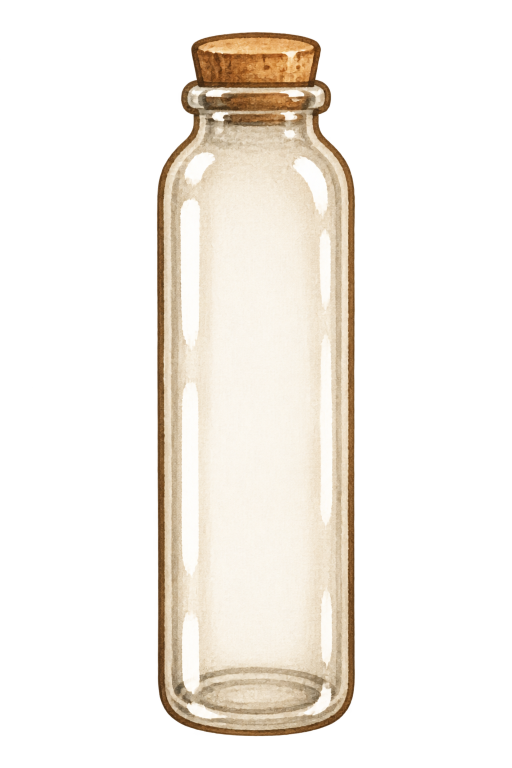
#> input picture art/source/jar.png, 1024 x 1536 px (shown at 1/2 size)
$ python build-assets.py
#> lines starting #> are read from the running program, lines starting #| are printed output that depends on the picture; after the words box and inside, x2 and y2 are one past the last pixel; in counts of white or black regions, pixels touching at a corner belong together
### scripts/cloud_palette.py
"""Color the default kitchen materials, never the food art or nutrient tints."""

from PIL import Image, ImageChops, ImageOps


RAMPS = {
    # The middle stops are sampled at 50% luminance in the source painting.
    "cabinet": ("#353955", "#91a8d6", "#e4e8ff"),
    "boards": ("#575374", "#adacd4", "#efe3f2"),
    "leaves": ("#34495a", "#85aaac", "#d9e7db"),
    "glass": ("#413e59", "#aeb3cd", "#fffdfb"),
    "paper": ("#574560", "#c6b5d8", "#fffaff"),
    "blue": ("#3b425f", "#95a9d3", "#eff3ff"),
    "blush": ("#60435f", "#d6accc", "#ffedf7"),
    "ink": ("#2e304b", "#545e8e", "#c2cceb"),
}

GROUPS = {
    "cabinet": "shelf/cabinet",
    "boards": "kitchen/wainscot",
    "leaves": "kitchen/ivy kitchen/plant kitchen/sprig",
    "glass": "jars/glass-back jars/glass-front book/ring",
    "paper": "book/page book/tab-open book/search plate/calendar ui/card",
    "blue": "book/portion book/check plate/empty plate/quantity jars/label ui/round-cream",
    "blush": ("book/tab book/side-tab book/portion-edit book/clear kitchen/crock jars/badge "
              "plate/pill plate/pill-custom plate/remove"),
    "ink": "book/thumb book/tab-active book/check-on book/divider plate/pill-dish ui/button-sage ui/round-sage",
}
MATERIALS = {key: ramp for ramp, keys in GROUPS.items() for key in keys.split()}

def monochrome_paint(image, key):
    value = image.convert("L")
    material = MATERIALS.get(key)
    if key == "kitchen/wall":
        value = value.point(lambda v: 247 + v // 32)
    elif material == "boards":
        value = value.point(lambda v: 172 + v // 3)
    elif material == "cabinet":
        value = ImageOps.colorize(value, "#353535", "#ffffff", "#dddddd").convert("L")
    elif material == "ink":
        value = ImageOps.colorize(value, "#101010", "#a8a8a8", "#363636").convert("L")
    elif material not in ("leaves", "glass") and not key.startswith("categories/"):
        value = ImageOps.colorize(value, "#252525", "#ffffff", "#cecece").convert("L")
    result = value.convert("RGB")
    if "A" in image.getbands():
        result.putalpha(image.getchannel("A"))
    return result


def cloud_paint(image, key):
    """Return a graded export. The source's brushwork and alpha stay intact."""
    if key == "kitchen/wall":
        # Keep the plaster's light and shade on a vertical twilight wash.
        wash = ImageOps.colorize(
            Image.linear_gradient("L"), "#92acd9", "#e5bbd6", "#cdc2df"
        ).resize(image.size)
        light = image.convert("L").point(lambda v: (v - 195) * 1.7 + 128)
        return ImageChops.add(wash, light.convert("RGB"), offset=-128)
    if key not in MATERIALS:
        return image
    dark, mid, light = RAMPS[MATERIALS[key]]
    painted = ImageOps.colorize(image.convert("L"), dark, light, mid)
    if key.startswith("jars/glass-"):
        # A hint of natural cork keeps the jars distinct from the painted shelf.
        band = (0, 0, image.width, round(image.height * 0.083))
        cork = Image.blend(painted.crop(band), image.convert("RGB").crop(band), 0.45)
        painted.paste(cork, band)
    if "A" in image.getbands():
        painted.putalpha(image.getchannel("A"))
    return painted

### scripts/build-assets.py
"""Turn painted source art (art/source) into layered web assets (src/assets).

Run: python3 scripts/build-assets.py   (needs Pillow: python3 -m pip install --user pillow)

Replace any file in art/source with your own painting at a similar
composition and rerun; the jar geometry manifest is re-measured each time.
"""

import json
from pathlib import Path

from PIL import Image, ImageChops, ImageDraw, ImageFilter, ImageFont
from cloud_palette import MATERIALS, cloud_paint, monochrome_paint

_save = Image.Image.save


def _atomic_save(self, fp, format=None, **params):
    """Write to a temp file and rename, so a running dev server never serves a
    half-written image (the browser caches the failed decode until reload)."""
    if not isinstance(fp, (str, Path)):
        return _save(self, fp, format, **params)
    path = Path(fp)
    if path.is_relative_to(OUT):
        relative = path.relative_to(OUT)
        key = relative.with_suffix("").as_posix()
        if key in MATERIALS or key == "kitchen/wall":
            save_export(self, PRESETS / "wood" / relative, format, params)
        if key in MATERIALS or key == "kitchen/wall" or key.startswith("categories/"):
            save_export(monochrome_paint(self, key), PRESETS / "mono" / relative, format, params)
        self = cloud_paint(self, key)
    save_export(self, path, format, params)


def save_export(self, path, format, params):
    path.parent.mkdir(parents=True, exist_ok=True)
    tmp = path.with_name(f".{path.stem}.tmp{path.suffix}")
    _save(self, tmp, format, **params)
    tmp.replace(path)


Image.Image.save = _atomic_save

ROOT = Path(__file__).resolve().parent.parent
SRC = ROOT / "art" / "source"
OUT = ROOT / "src" / "assets"
PRESETS = ROOT / "src" / "preset-art"
JARS = OUT / "jars"
CONTENTS = JARS / "contents"
SHELF = OUT / "shelf"
for d in (CONTENTS, SHELF):
    d.mkdir(parents=True, exist_ok=True)

JAR_H = 640  # 2x the largest on-screen jar height
TILE = 320


def trim(im, pad=4):
#> called with pad = 4
    box = im.getchannel("A").point(lambda a: 255 if a > 12 else 0).getbbox()
#> box = (313, 64, 711, 1473)
    l, t, r, b = box
#> l = 313; t = 64; r = 711; b = 1473
    return im.crop((max(0, l - pad), max(0, t - pad), min(im.width, r + pad), min(im.height, b + pad)))


# [15 lines left out: function key_magenta, not called in this run]


def color_to_alpha(im, base):
    """GIMP-style colour-to-alpha: what remains is how the glass differs from
    its own interior colour (outlines, shading, highlights)."""
    out = Image.new("RGBA", im.size)
    src, dst = im.load(), out.load()
    for y in range(im.height):
        for x in range(im.width):
            r, g, b, a = src[x, y]
            if a == 0:
                dst[x, y] = (0, 0, 0, 0)
                continue
            al = 0.0
            for c, bc in zip((r, g, b), base):
                if c > bc:
                    al = max(al, (c - bc) / (255 - bc or 1))
                elif c < bc:
                    al = max(al, (bc - c) / (bc or 1))
            if al < 0.004:
                dst[x, y] = (0, 0, 0, 0)
                continue
            col = tuple(max(0, min(255, int((c - bc) / al + bc))) for c, bc in zip((r, g, b), base))
            dst[x, y] = (*col, int(al * a))
    return out


def build_jar():
    jar = trim(Image.open(SRC / "jar.png").convert("RGBA"))
    jar = jar.resize((round(jar.width * JAR_H / jar.height), JAR_H), Image.LANCZOS)
    w, h = jar.size
#> w = 183; h = 640
    rgb = jar.convert("RGB")
    # glass interior colour: median of the body centre
    sample = rgb.crop((w * 4 // 10, h * 45 // 100, w * 6 // 10, h * 70 // 100))
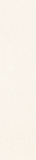
#> sample: PIL image 36x160 RGB; mean R, G, B 248.7, 243.6, 234.3
    bands = [sorted(sample.getchannel(i).getdata()) for i in range(3)]
#> bands = 3 items
    base = tuple(b[len(b) // 2] for b in bands)
#> base = (249, 244, 234)
    # interior = pixels near the base colour connected to the body centre
    diff = ImageChops.difference(rgb, Image.new("RGB", rgb.size, base)).convert("L")
    diff = diff.filter(ImageFilter.GaussianBlur(2)).point(lambda v: 255 if v < 26 else 0)
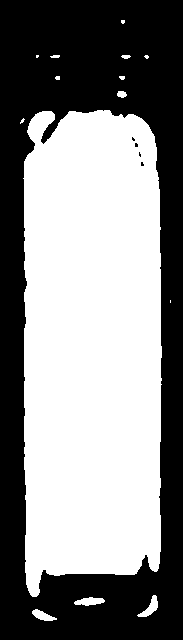
#> diff: PIL image 183x640 L; 53.4% white; 5 black regions (4 under 20 px), largest, box (x1, y1, x2, y2) and area: (0, 0, 183, 640) 54565
    flood = diff.copy()
    ImageDraw.floodfill(flood, (w // 2, h // 2), 128)
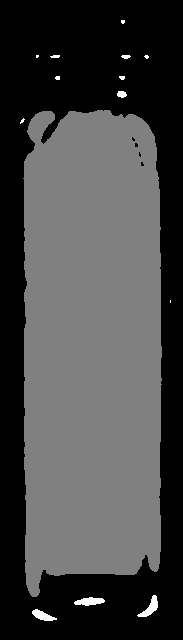
#> flood: PIL image 183x640 L; min 0, max 255, mean 69.1
    mask = flood.point(lambda v: 255 if v == 128 else 0)
#> mask: PIL image 183x640 L; 52.8% white; 5 black regions (4 under 20 px), largest, box (x1, y1, x2, y2) and area: (0, 0, 183, 640) 55298
    # close holes left by highlight streaks, then pull in from the outline
    mask = mask.filter(ImageFilter.MaxFilter(15)).filter(ImageFilter.MinFilter(15))
#> mask: PIL image 183x640 L; 53.3% white; 1 black region, box (x1, y1, x2, y2) and area: (0, 0, 183, 640) 54724
    # fill each row between its outermost interior pixels (highlights break rows)
    filled = Image.new("L", mask.size, 0)
#> filled: PIL image 183x640 L; every value is 0
    fd = ImageDraw.Draw(filled)
    for y in range(h):
        xs = [x for x, v in enumerate(mask.crop((0, y, w, y + 1)).getdata()) if v > 128]
        if xs:
            fd.line((xs[0], y, xs[-1], y), fill=255)
    mask = filled
#> mask: PIL image 183x640 L; 53.4% white; 1 black region, box (x1, y1, x2, y2) and area: (0, 0, 183, 640) 54608
    # the flood stops at the painted base ellipse; extend to the true rounded
    # bottom by insetting the bottle silhouette by the glass wall thickness
    left_wall = next(x for x in range(w) if mask.getpixel((x, h * 6 // 10)) > 128)
#> left_wall = 24
    outer_left = next(x for x in range(w) if jar.getpixel((x, h * 6 // 10))[3] > 128)
#> outer_left = 3
    wall = max(3, left_wall - outer_left)
#> wall = 21
    inner = jar.getchannel("A").point(lambda v: 255 if v > 128 else 0)
#> inner: PIL image 183x640 L; 89.3% white; 1 black region, box (x1, y1, x2, y2) and area: (0, 0, 183, 640) 12546
    inner = inner.filter(ImageFilter.MinFilter(wall * 2 + 1))
#> inner: PIL image 183x640 L; 61% white; 1 black region, box (x1, y1, x2, y2) and area: (0, 0, 183, 640) 45631
    lower = Image.new("L", mask.size, 0)
    ImageDraw.Draw(lower).rectangle((0, h // 2, w, h), fill=255)
#> lower: PIL image 183x640 L; 50% white; 1 white region, box (x1, y1, x2, y2) and area: (0, 320, 183, 640) 58560
    mask = ImageChops.lighter(mask, ImageChops.multiply(inner, lower))
#> mask: PIL image 183x640 L; 57% white; 1 black region, box (x1, y1, x2, y2) and area: (0, 0, 183, 640) 50313
    mask = mask.filter(ImageFilter.MaxFilter(5)).filter(ImageFilter.GaussianBlur(1.2))
    # measure the body: shoulder = first row reaching 92% of the widest row
    rows = [sum(1 for v in mask.crop((0, y, w, y + 1)).getdata() if v > 128) for y in range(h)]
#> rows = 640 values, max 142 at index 344, min 0 at index 0, mean 108.5
    widest = max(rows)
#> widest = 142
    body_top = next(y for y in range(h) if rows[y] >= widest * 0.92)
#> body_top = 132
    bottom = max(y for y in range(h) if rows[y] > widest * 0.5)
#> bottom = 612
    cols = [x for x in range(w) if mask.getpixel((x, (body_top + bottom) // 2)) > 128]
#> cols = 141 values from 22 to 162
    interior_top = next(y for y in range(h) if rows[y] > 0)
#> interior_top = 108
    # contents never rise into the neck: cut the mask a little above the shoulder
    cut = Image.new("L", mask.size, 0)
    ImageDraw.Draw(cut).rectangle((0, body_top - 18, w, h), fill=255)
#> cut: PIL image 183x640 L; 82.2% white; 1 black region, box (x1, y1, x2, y2) and area: (0, 0, 183, 114) 20862
    mask = ImageChops.multiply(mask, cut.filter(ImageFilter.GaussianBlur(6)))
    jar.save(JARS / "glass-back.png", optimize=True)
    front = color_to_alpha(jar, base)
#> in color_to_alpha, `out = Image.new("RGBA", im.size)`: out: PIL image 183x640 RGBA; every value is 0
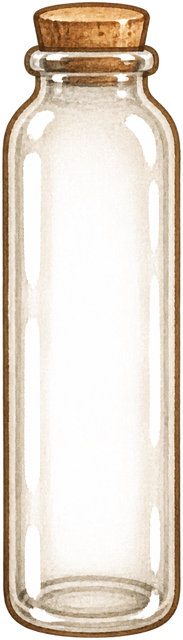
#> front: PIL image 183x640 RGBA; mean R, G, B, A 139.1, 91, 45.2, 61.7; transparent parts drawn white
    front.save(JARS / "glass-front.png", optimize=True)
#> call 2 of monochrome_paint, with key = 'jars/glass-front'
#> in monochrome_paint (call 2), `value = image.convert("L")`:
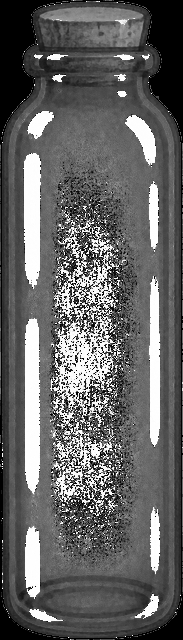
#> value: PIL image 183x640 L; min 0, max 255, mean 100.1
#> call 2 of cloud_paint, with key = 'jars/glass-front'
#> in cloud_paint (call 2), `painted.paste(cork, band)`:
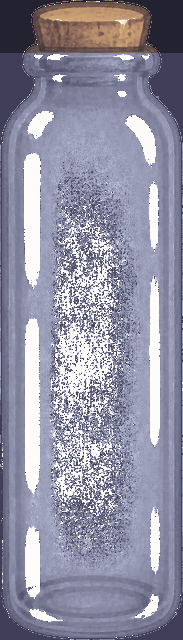
#> painted: PIL image 183x640 RGB; mean R, G, B 145.4, 144.8, 164.3
    m = Image.new("RGBA", jar.size, (0, 0, 0, 0))
    m.putalpha(mask)
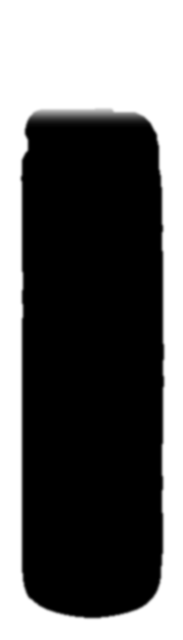
#> m: PIL image 183x640 RGBA; mean R, G, B, A 0, 0, 0, 149.9; transparent parts drawn white
    m.save(JARS / "interior-mask.png", optimize=True)
    geo = {
        "width": w,
        "height": h,
        "glassBase": "#%02x%02x%02x" % base,
        "interior": {
            "left": cols[0] / w,
            "right": cols[-1] / w,
            "neckTop": interior_top / h,
            "shoulder": body_top / h,
            "bottom": bottom / h,
        },
    }
    (JARS / "geometry.json").write_text(json.dumps(geo, indent=2) + "\n")
    return jar, front, m, geo


def build_contents():
    layout = json.loads((ROOT / "src/theme-layout-contents-v1.json").read_text())
    tiles = {}
    with Image.open(ROOT / "public/themes/painted-jars.png") as sheet:
        if sheet.size != (layout["width"], layout["height"]):
            raise ValueError("painted-jars.png must match the contents-only layout")
        for path, (x, y, w, h) in layout["slots"].items():
            tile = sheet.crop((x, y, x + w, y + h))
            tile.save(OUT / path, lossless=True, exact=True)
            tiles[Path(path).stem] = tile
    return tiles


# [35 lines left out: functions components, build_paper, build_shelf, not called in this run]


BOOK = OUT / "book"
# Reading order (rows top to bottom, left to right) of art/source/book-parts.png
PART_KEYS = [
    "tab", "tab-active",
    "search", "clear",
    "check", "check-on", "portion", "portion-edit",
    "side-tab", "thumb", "divider",
]


# [240 lines left out: functions runs_of, open_tab, build_book, spritesheet, not called in this run]


KITCHEN = OUT / "kitchen"
DECOR_KEYS = ["ivy", "crock", "plant", "sprig"]


# [46 lines left out: functions dark_runs, build_kitchen, not called in this run]


PLATE = OUT / "plate"
PILL_COLOURS = {"pill": "#f3ddb4", "pill-dish": "#87945d", "pill-custom": "#e8b99b"}


# [40 lines left out: functions recolour, build_plate, not called in this run]


UI = OUT / "ui"


# [15 lines left out: function build_ui, not called in this run]


CATEGORY_KEYS = [
    "fruits", "vegetables", "nuts", "legumes",
    "grains", "dairy", "protein", "essentials",
    "snacks", "beverages", "other",
]


# [46 lines left out: functions key_paper_white, build_categories, not called in this run]

SHELF_BOTTOM = 0  # set after the shelf is measured

# [16 lines left out: function build_preset_vectors, not called in this run]

if __name__ == "__main__":
    jar, front, mask, geo = build_jar()
#> geo = 4 items
#> (the run stopped early here; a loop or call above may not have finished)

$ run again, with art/source/category-dairy-protein.png copied over art/source/jar.png
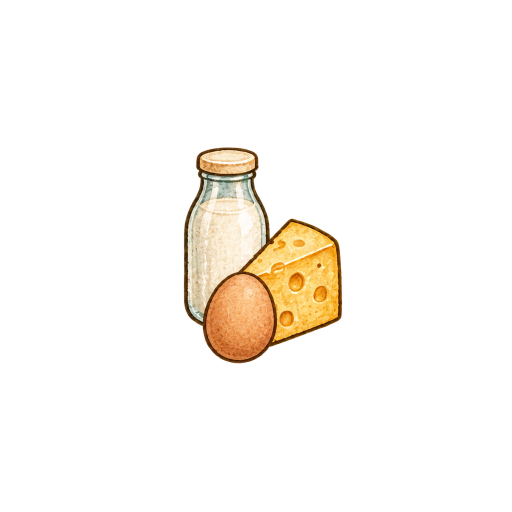
#> input picture art/source/category-dairy-protein.png, 1024 x 1024 px (shown at 1/2 size)
#> box = (367, 294, 685, 727)
#> l = 367; t = 294; r = 685; b = 727
#> in build_jar, `sample = rgb.crop((w * 4 // 10, h * 45 // 100, w * 6 // 10, h * 70 // ..`:
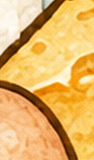
#> sample: PIL image 94x160 RGB; mean R, G, B 229.2, 181.5, 104.4
#> bands = 3 items
#> base = (248, 197, 109)
#> in build_jar, `mask = mask.filter(ImageFilter.MaxFilter(15)).filter(ImageFilter.MinFi..`:
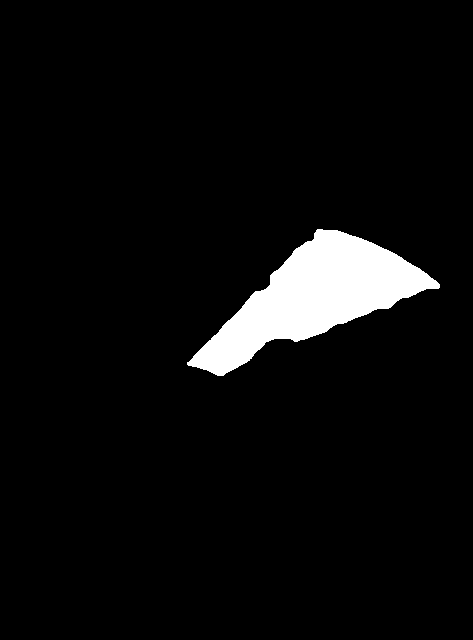
#> mask: PIL image 473x640 L; 5% white; 1 white region, box (x1, y1, x2, y2) and area: (187, 229, 440, 376) 15104
#> filled: PIL image 473x640 L; every value is 0
